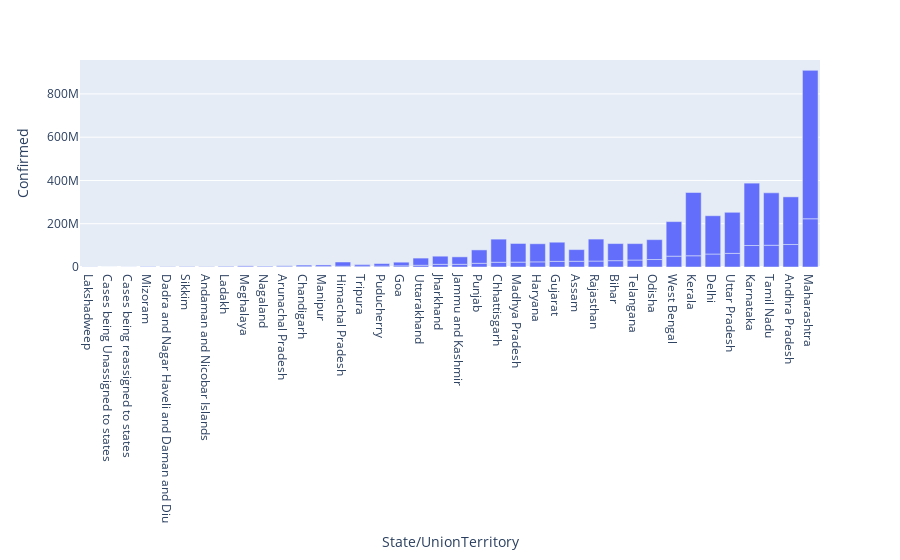

The notebook cell saved with this chart:
### Code cell
px.bar(data_frame= Yearly_data,x='State/UnionTerritory',hover_name='Year', y ='Confirmed')

### Figure 1 — Plotly figure (JSON) as saved in the notebook; plotly's stock layout.template omitted (floating-point values rounded to 4 significant figures)
{"data": [{"alignmentgroup": "True", "hovertemplate": "<b>%{hovertext}</b><br><br>State/UnionTerritory=%{x}<br>Confirmed=%{y}<extra></extra>", "hovertext": [2020, 2020, 2020, 2020, 2020, 2020, 2020, 2020, 2020, 2020, 2020, 2020, 2020, 2020, 2020, 2020, 2020, 2020, 2020, 2020, 2020, 2020, 2020, 2020, 2020, 2020, 2020, 2020, 2020, 2020, 2020, 2020, 2020, 2020, 2020, 2020, 2020, 2020, 2021, 2021, 2021, 2021, 2021, 2021, 2021, 2021, 2021, 2021, 2021, 2021, 2021, 2021, 2021, 2021, 2021, 2021, 2021, 2021, 2021, 2021, 2021, 2021, 2021, 2021, 2021, 2021, 2021, 2021, 2021, 2021, 2021, 2021, 2021, 2021], "legendgroup": "", "marker": {"color": "#636efa", "pattern": {"shape": ""}}, "name": "", "offsetgroup": "", "orientation": "v", "showlegend": false, "textposition": "auto", "type": "bar", "x": ["Lakshadweep", "Cases being Unassigned to states", "Cases being reassigned to states", "Mizoram", "Dadra and Nagar Haveli and Daman and Diu", "Sikkim", "Andaman and Nicobar Islands", "Ladakh", "Meghalaya", "Nagaland", "Arunachal Pradesh", "Chandigarh", "Manipur", "Himachal Pradesh", "Tripura", "Puducherry", "Goa", "Uttarakhand", "Jharkhand", "Jammu and Kashmir", "Punjab", "Chhattisgarh", "Madhya Pradesh", "Haryana", "Gujarat", "Assam", "Rajasthan", "Bihar", "Telangana", "Odisha", "West Bengal", "Kerala", "Delhi", "Uttar Pradesh", "Karnataka", "Tamil Nadu", "Andhra Pradesh", "Maharashtra", "Lakshadweep", "Andaman and Nicobar Islands", "Dadra and Nagar Haveli and Daman and Diu", "Mizoram", "Sikkim", "Ladakh", "Nagaland", "Arunachal Pradesh", "Meghalaya", "Chandigarh", "Manipur", "Tripura", "Puducherry", "Goa", "Himachal Pradesh", "Uttarakhand", "Jammu and Kashmir", "Jharkhand", "Assam", "Punjab", "Telangana", "Bihar", "Haryana", "Madhya Pradesh", "Gujarat", "Odisha", "Rajasthan", "Chhattisgarh", "West Bengal", "Delhi", "Uttar Pradesh", "Andhra Pradesh", "Tamil Nadu", "Karnataka", "Kerala", "Maharashtra"], "xaxis": "x", "y": [0, 161, 345565, 375091, 458806, 521693, 590838, 884406, 1138564, 1178424, 1679508, 1822281, 2394294, 3493678, 3814578, 4164401, 5348774, 7960257, 12394876, 12464503, 17057020, 21901975, 22613572, 23704412, 25944296, 26440101, 27496951, 29298924, 32264850, 34566542, 50095209, 51854118, 59971050, 62888710, 99337405, 100522250, 104134066, 222900632, 561459, 1084410, 1128764, 1447099, 1793826, 2459725, 2911123, 3918816, 4082500, 6869525, 7046618, 7583078, 11694287, 16931291, 19558473, 33219139, 34435422, 37576688, 53978391, 61942495, 75887876, 79013525, 83703959, 86099411, 88613319, 91841855, 101501150, 106849807, 159727639, 177001792, 189954972, 220012717, 242307447, 288259930, 292464927, 685991838], "yaxis": "y"}], "layout": {"barmode": "relative", "legend": {"tracegroupgap": 0}, "margin": {"t": 60}, "xaxis": {"anchor": "y", "domain": [0, 1], "title": {"text": "State/UnionTerritory"}}, "yaxis": {"anchor": "x", "domain": [0, 1], "title": {"text": "Confirmed"}}}}
